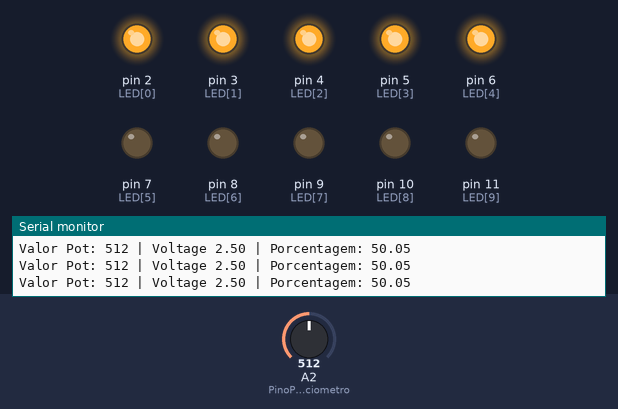
The sketch below on a simulated Arduino Uno, built for the host (arithmetic inside an expression is 32-bit, double 64-bit). On the bench: output pins drawn as LEDs (lit = HIGH), the last lines printed to the serial monitor. The test bench sets the inputs (shaded band); at power-on: A2 (PinoPotenciometro) = 512.

Above: at 1.2 s.
1.3 s: A2 (PinoPotenciometro) set to 495
At 2.0 s:
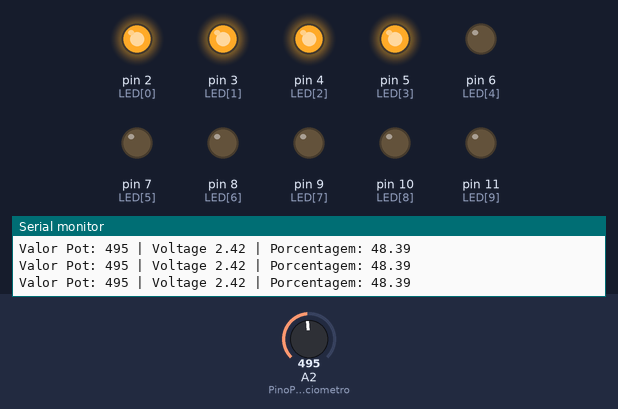
2.8 s: A2 (PinoPotenciometro) set to 425
5.8 s: A2 (PinoPotenciometro) set to 400
At 6.4 s:
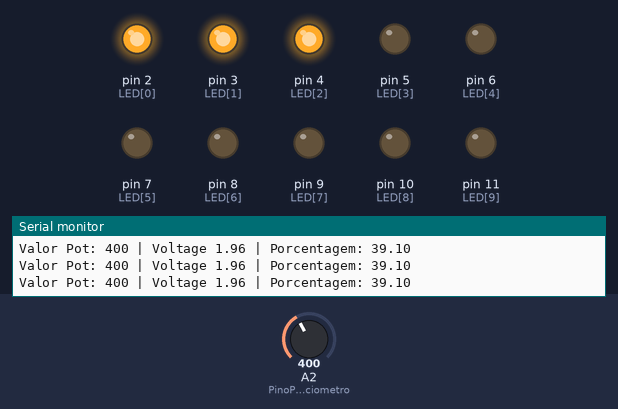
7.3 s: A2 (PinoPotenciometro) set to 108
At 8.1 s:
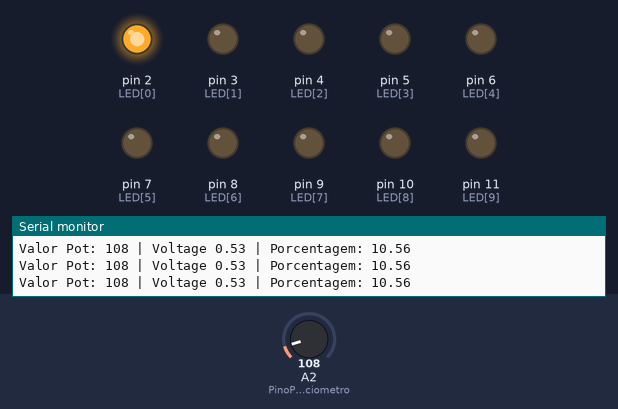
8.9 s: A2 (PinoPotenciometro) set to 102
At 9.4 s:
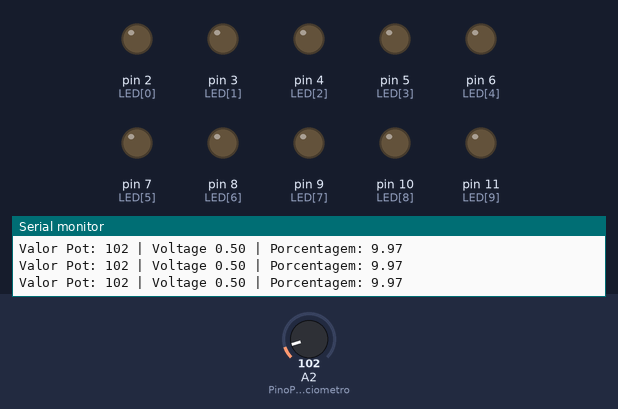
10.4 s: A2 (PinoPotenciometro) set to 306
At 11.3 s:
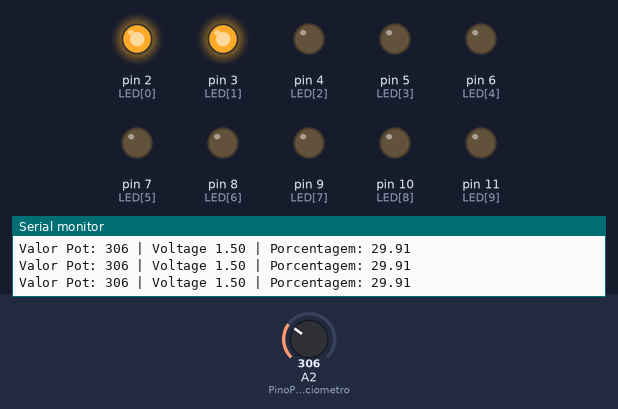
Timing chart, 0 to 12.9 s (numbered marks = the images above; inputs shaded):
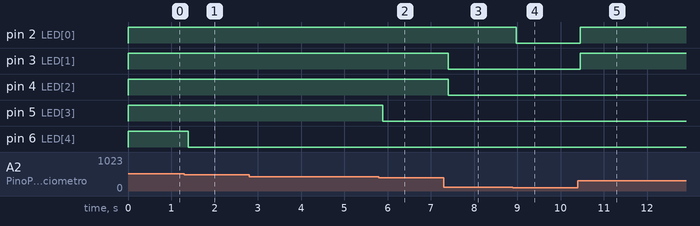

The sketch:

atividade-24-04-potenciometro.ino
```cpp
const int PinoPotenciometro = A2;
int ValorPot = 0;
int ADClido = 0;
int controle = 0;
const int LED[] = {2, 3, 4, 5, 6, 7, 8, 9, 10, 11};
int SLED[] = {0, 0, 0, 0, 0, 0, 0, 0, 0, 0};
float voltage, porcentagem;

void setup() {
  analogReference(INTERNAL1V1);
  Serial.begin(9600);
  for (int x = 0; x < 10; x++) {
    pinMode(LED[x], OUTPUT);
  }
}

unsigned long interval1 = 700;
unsigned long previousMillis1 = 0;

int tempo1(int t)
{
  unsigned long currentMillis1 = millis();
  interval1 = 500 + t;
  if ((unsigned long)((currentMillis1 - previousMillis1) >= interval1)) {
    previousMillis1 = millis();
    return 1;
  }
  else
  {
    return 0;
  }
}


unsigned long interval2 = 4500;
unsigned long previousMillis2 = 0;

int tempo2()
{
  unsigned long currentMillis2 = millis();
  if ((unsigned long)(currentMillis2 - previousMillis2) >= interval2) {
    previousMillis2 = millis();
    return 1;
  }
  else
  {
    return 0;
  }
}

void loop() {
  ValorPot = analogRead(PinoPotenciometro);
  voltage = ValorPot * (5.0 / 1023.0);
  porcentagem = (100*voltage)/5;
  Serial.print("Valor Pot: ");
  Serial.print(ValorPot);
  Serial.print(" | Voltage ");
  Serial.print(voltage);
  Serial.print(" | Porcentagem: ");
  Serial.println(porcentagem);
  if (porcentagem >= 10.00) {
    digitalWrite(LED[0], HIGH);
    SLED[0] = 1;
  }
  else {
    digitalWrite(LED[0], LOW);
    SLED[0] = 0;
  }
  if (porcentagem >= 20.00) {
    digitalWrite(LED[1], HIGH);
    SLED[1] = 1;
  }
  else {
    digitalWrite(LED[1], LOW);
    SLED[1] = 0;
  }
  if (porcentagem >= 30.00) {
    digitalWrite(LED[2], HIGH);
    SLED[2] = 1;
  }
  else {
    digitalWrite(LED[2], LOW);
    SLED[2] = 0;
  }
  if (porcentagem >= 40.00) {
    digitalWrite(LED[3], HIGH);
    SLED[3] = 1;
  }
  else {
    digitalWrite(LED[3], LOW);
    SLED[3] = 0;
  }
  if (porcentagem >= 50.00) {
    digitalWrite(LED[4], HIGH);
    SLED[4] = 1;
  }
  else {
    digitalWrite(LED[4], LOW);
    SLED[4] = 0;
  }
  if (porcentagem >= 60.00) {
    digitalWrite(LED[5], HIGH);
    SLED[5] = 1;
  }
  else {
    digitalWrite(LED[5], LOW);
    SLED[5] = 0;
  }
  if (porcentagem >= 70.00) {
    digitalWrite(LED[6], HIGH);
    SLED[6] = 1;
  }
  else {
    digitalWrite(LED[6], LOW);
    SLED[6] = 0;
  }
  if (porcentagem >= 80.00) {
    digitalWrite(LED[7], HIGH);
    SLED[7] = 1;
  }
  else {
    digitalWrite(LED[7], LOW);
    SLED[7] = 0;
  }
  if (porcentagem >= 90.00) {
    digitalWrite(LED[8], HIGH);
    SLED[8] = 1;
  }
  else {
    digitalWrite(LED[8], LOW);
    SLED[8] = 0;
  }
  if (porcentagem >= 100.00) {
    digitalWrite(LED[9], HIGH);
    SLED[9] = 1;
  }
  else {
    digitalWrite(LED[9], LOW);
    SLED[9] = 0;
  }
}
```

Measured:
- the behaviour switches between 512 and 511 on A2 (PinoPotenciometro) (found by bisection; images 0 and 1)
- the behaviour switches between 410 and 409 on A2 (PinoPotenciometro) (found by bisection; images 1 and 2)
- the behaviour switches between 103 and 102 on A2 (PinoPotenciometro) (found by bisection; images 3 and 4)
- after the input at 1.3 s, pin 6 (LED[4]): HIGH → LOW after 0.10 s
- after the input at 5.8 s, pin 5 (LED[3]): HIGH → LOW after 0.09 s
- after the input at 7.3 s, pin 3 (LED[1]), pin 4 (LED[2]): HIGH → LOW after 0.10 s
- after the input at 8.9 s, pin 2 (LED[0]): HIGH → LOW after 0.07 s
- after the input at 10.4 s, pin 2 (LED[0]), pin 3 (LED[1]): LOW → HIGH after 0.06 s
